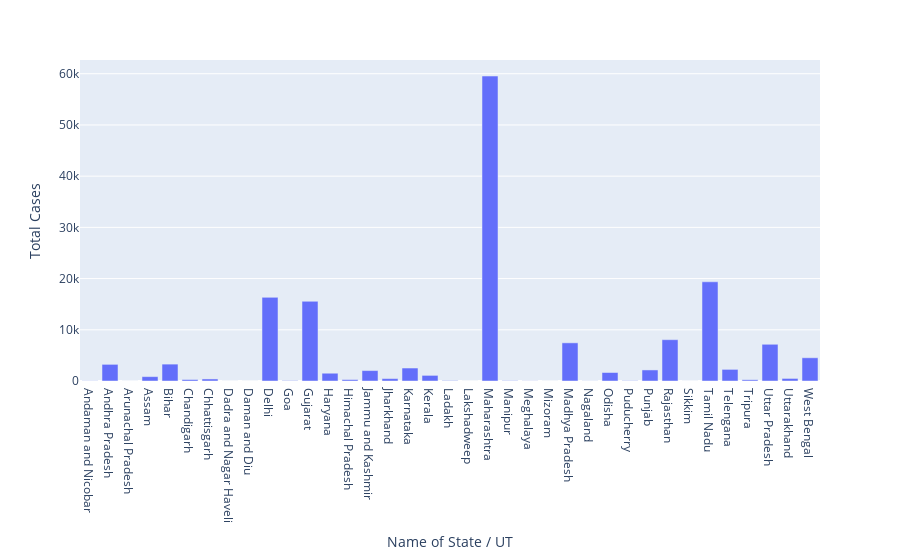

Notebook cell for this chart:
### Markdown cell above
### using plotly express

### Code cell
px.bar(df,x='Name of State / UT',y='Total Cases')

### Figure 1 — Plotly figure (JSON) as saved in the notebook; plotly's stock layout.template omitted (floating-point values rounded to 4 significant figures)
{"data": [{"alignmentgroup": "True", "hovertemplate": "Name of State / UT=%{x}<br>Total Cases=%{y}<extra></extra>", "legendgroup": "", "marker": {"color": "#636efa"}, "name": "", "offsetgroup": "", "orientation": "v", "showlegend": false, "textposition": "auto", "type": "bar", "x": ["Andaman and Nicobar", "Andhra Pradesh", "Arunachal Pradesh", "Assam", "Bihar", "Chandigarh", "Chhattisgarh", "Dadra and Nagar Haveli", "Daman and Diu", "Delhi", "Goa", "Gujarat", "Haryana", "Himachal Pradesh", "Jammu and Kashmir", "Jharkhand", "Karnataka", "Kerala", "Ladakh", "Lakshadweep", "Maharashtra", "Manipur", "Meghalaya", "Mizoram", "Madhya Pradesh", "Nagaland", "Odisha", "Puducherry", "Punjab", "Rajasthan", "Sikkim", "Tamil Nadu", "Telengana", "Tripura", "Uttar Pradesh", "Uttarakhand", "West Bengal"], "xaxis": "x", "y": [33, 3251, 3, 856, 3296, 288, 399, 2, 0, 16331, 69, 15562, 1518, 276, 2036, 469, 2533, 1095, 73, 0, 59547, 55, 21, 1, 7453, 18, 1660, 51, 2158, 8069, 1, 19372, 2267, 242, 7170, 500, 4536], "yaxis": "y"}], "layout": {"barmode": "relative", "legend": {"tracegroupgap": 0}, "margin": {"t": 60}, "xaxis": {"anchor": "y", "domain": [0, 1], "title": {"text": "Name of State / UT"}}, "yaxis": {"anchor": "x", "domain": [0, 1], "title": {"text": "Total Cases"}}}}
